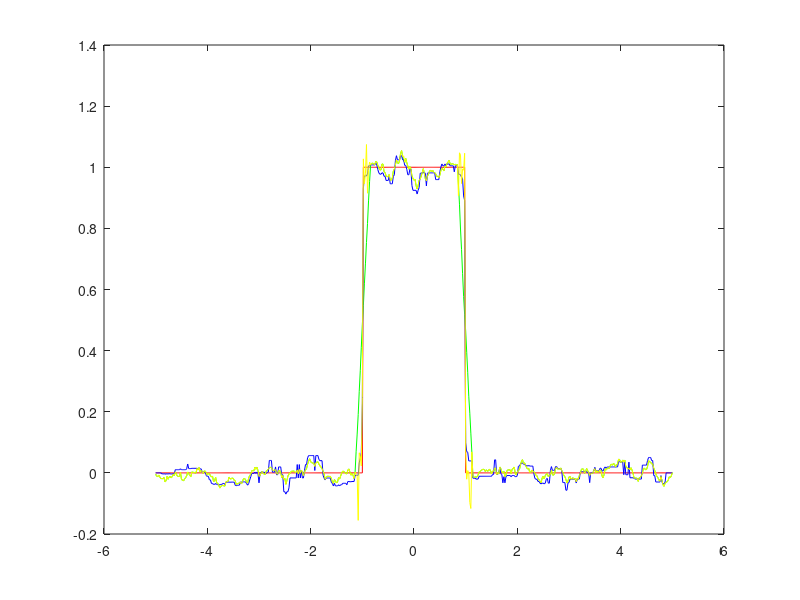

Write MATLAB code to recreate this figure.
close all; clear all; clc;
Fs=50;
t=-5:(1/Fs):5;
x=1.0*(abs(t)<1);
xs=x+0.1*randn(size(t)); %dodawanie szumu, szum gausowski, bialy w rozkladzie normalnym, o jakims odchyleniu u nas 0.1
%x=1*(t==0);
N=15;
LP=ones(1,N)/N;
x_avg=conv(xs,LP,'same');
x_med=medfilt1(xs,N); %pokrywa z linia czerwona, medianowa,
%filtracja adaptacyjna, filtr sam okresla jak mocno bedziemy filtrowac -
%filtracja winiera; 1x501 to winier powinien miec na (1,N), jesli 501x1
%to wtedy powinno byc (N,1) - pionowy
x_wnr=wiener2(xs,[1 N]);
plot(t,x,'r',t,x_avg,'g',t,x_med,'b',t,x_wnr,'y');
E_avg=sqrt((x-x_avg)*(x-x_avg)');
E_med=sqrt((x-x_med)*(x-x_med)');
E_wnr=sqrt((x-x_wnr)*(x-x_wnr)');
[E_avg E_med E_wnr]
